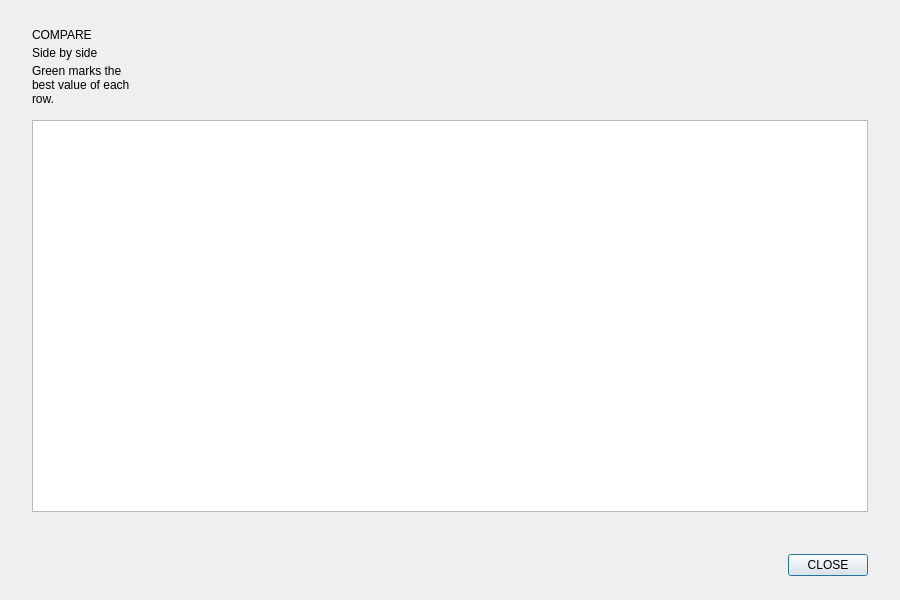
<?xml version="1.0" encoding="UTF-8"?>
<ui version="4.0">
 <class>CompareDialog</class>
 <widget class="QDialog" name="CompareDialog">
  <property name="geometry"><rect><x>0</x><y>0</y><width>900</width><height>600</height></rect></property>
  <property name="windowTitle"><string>AutoWise - Compare cars</string></property>
  <property name="styleSheet"><string>
* { font-family: "Inter", "Segoe UI", "Arial"; }
QMainWindow, QWidget#centralwidget { background-color: #F5F5F7; }
QWidget#pageLogin, QWidget#pageRegister, QWidget#pageVehicle, QWidget#pageResults,
QWidget#scrollAreaVehicleContents, QWidget#scrollAreaResultsContents,
QWidget#widgetTopMatches, QWidget#widgetSimilarPrice { background-color: #F5F5F7; }
QWidget#widgetAdvancedFields { background: transparent; }
QWidget { color: #18181B; font-size: 13px; }
QToolTip { background-color: #18181B; color: #FFFFFF; border: none; padding: 6px; }

/* ---------- Header ---------- */
QFrame#frameHeader { background-color: #FFFFFF; border: none; border-bottom: 1px solid #E4E4E9; }
QLabel#labelBrand, QLabel#labelLoginBrand { font-family: "Playfair Display", "Georgia", serif; font-size: 21px; font-weight: 600; color: #18181B; letter-spacing: 5px; background: transparent; }
QLabel#labelTagline, QLabel#labelLoginTagline { color: #8A8A93; font-size: 10px; font-weight: 600; letter-spacing: 3px; background: transparent; }
QLabel[step="true"] { color: #A1A1AA; font-size: 11px; font-weight: 700; letter-spacing: 2px;
                      padding: 8px 2px; border-bottom: 2px solid transparent; }
QLabel[step="true"][done="true"] { color: #52525B; }
QLabel[step="true"][active="true"] { color: #18181B; border-bottom: 2px solid #D7263D; }
QLabel#labelStepSep1, QLabel#labelStepSep2 { color: #D4D4DA; }

/* ---------- Typography ---------- */
QLabel[role="eyebrow"] { color: #C81E35; font-size: 11px; font-weight: 700; letter-spacing: 3px; background: transparent; }
QLabel[role="display"] { font-family: "Playfair Display", "Georgia", serif; font-size: 54px; color: #18181B; background: transparent; }
QLabel[role="title"] { font-family: "Playfair Display", "Georgia", serif; font-size: 34px; color: #18181B; background: transparent; }
QLabel[role="section"] { font-family: "Playfair Display", "Georgia", serif; font-size: 23px; color: #18181B; background: transparent; }
QLabel[role="cardTitle"] { font-family: "Playfair Display", "Georgia", serif; font-size: 19px; color: #18181B; background: transparent; }
QLabel[role="lead"] { color: #52525B; font-size: 15px; background: transparent; }
QLabel[role="muted"] { color: #6B6B74; background: transparent; }
QLabel[role="field"] { color: #6B6B74; font-size: 11px; font-weight: 600; letter-spacing: 1px; background: transparent; }
QLabel[role="chip"] { background-color: #F4F4F5; border: 1px solid #E4E4E7; border-radius: 13px;
                      padding: 5px 12px; color: #3F3F46; font-size: 11px; font-weight: 500; }
QLabel[role="stepNumber"] { font-family: "Playfair Display", "Georgia", serif; font-size: 16px; color: #D7263D; background: transparent; }
QLabel[role="statValue"] { font-family: "Playfair Display", "Georgia", serif; font-size: 28px; color: #18181B; background: transparent; }
QLabel[role="statLabel"] { color: #6B6B74; font-size: 10px; font-weight: 600; letter-spacing: 2px; background: transparent; }
QLabel[role="error"] { color: #B91C1C; background-color: #FEF2F2; border: 1px solid #FECACA;
                       border-radius: 8px; padding: 9px 12px; }
QLabel[role="success"] { color: #15803D; background-color: #F0FDF4; border: 1px solid #BBF7D0;
                         border-radius: 8px; padding: 9px 12px; }

/* ---------- Login picture panel: photo with a dark shade, so its text stays white ---------- */
QFrame#frameLoginVisual { border: none; border-radius: 20px;
                   background: qlineargradient(x1:0, y1:0, x2:0, y2:1, stop:0 #2A1118, stop:1 #7A1D2B); }
QFrame#frameLoginVisual QLabel { color: #FFFFFF; }
QFrame#frameLoginVisual QLabel#labelLoginTagline, QFrame#frameLoginVisual QLabel[role="statLabel"] { color: #D4D4D8; }
QFrame#frameLoginVisual QLabel[role="lead"] { color: #E4E4E7; }
QFrame#frameLoginVisual QLabel[role="eyebrow"] { color: #FF8A99; }

/* ---------- Cards ---------- */
QFrame[card="true"] { background-color: #FFFFFF; border: 1px solid #E4E4E9; border-radius: 14px; }
QFrame#framePriceCard { border: 1px solid #F5C2CA;
                        background: qlineargradient(x1:0, y1:0, x2:1, y2:1, stop:0 #FFEEF1, stop:0.6 #FFF8F9, stop:1 #FFFFFF); }
QFrame#frameSummary { background-color: #F7F7F9; border: 1px solid #E4E4E9; border-radius: 10px; }
QFrame[divider="true"] { background-color: #E4E4E9; border: none; max-height: 1px; min-height: 1px; }

/* ---------- Inputs ---------- */
QLineEdit, QComboBox, QSpinBox {
    background-color: #FAFAFB; border: 1px solid #D9D9DF; border-radius: 9px;
    padding: 10px 12px; color: #18181B; min-height: 20px;
    selection-background-color: #D7263D; selection-color: #FFFFFF;
}
QLineEdit:hover, QComboBox:hover, QSpinBox:hover { border-color: #B4B4BC; }
QLineEdit:focus, QComboBox:focus, QSpinBox:focus { border-color: #D7263D; background-color: #FFFFFF; }
QLineEdit[lineEditState="error"] { border-color: #DC2626; }
QComboBox:disabled { color: #A1A1AA; border-color: #E9E9ED; background-color: #F4F4F5; }
QComboBox QLineEdit { background: transparent; border: none; padding: 0px; min-height: 0px; }
QComboBox::drop-down { border: none; width: 30px; }
QComboBox::down-arrow { image: url(../images/ic_chevron_down.png); width: 12px; height: 8px; margin-right: 12px; }
QComboBox QAbstractItemView { background-color: #FFFFFF; border: 1px solid #E4E4E9; color: #18181B;
    selection-background-color: #D7263D; selection-color: #FFFFFF; outline: 0; padding: 4px; }
QSpinBox::up-button, QSpinBox::down-button { width: 0px; border: none; }
QSpinBox#spinBoxBudget { font-family: "Playfair Display", "Georgia", serif; font-size: 26px; padding: 8px 14px; color: #18181B; }
QSlider::groove:horizontal { height: 4px; background: #E4E4E7; border-radius: 2px; }
QSlider::sub-page:horizontal { background: #D7263D; border-radius: 2px; }
QSlider::handle:horizontal { background: #FFFFFF; border: 2px solid #D7263D; width: 14px; height: 14px; margin: -7px 0; border-radius: 9px; }
QCheckBox { color: #3F3F46; spacing: 9px; background: transparent; }
QCheckBox::indicator { width: 16px; height: 16px; border: 1px solid #C4C4CC; border-radius: 4px; background-color: #FFFFFF; }
QCheckBox::indicator:hover { border-color: #D7263D; }
QCheckBox::indicator:checked { background-color: #D7263D; border-color: #D7263D; image: url(../images/ic_check.png); }

/* ---------- Buttons ---------- */
QPushButton { background-color: #D7263D; color: #FFFFFF; border: none; border-radius: 9px;
              padding: 13px 26px; font-weight: 700; font-size: 12px; letter-spacing: 2px; }
QPushButton:hover { background-color: #E63950; }
QPushButton:pressed { background-color: #B51F33; }
QPushButton:disabled { background-color: #F1C2C9; color: #FFFFFF; }
QPushButton[variant="ghost"] { background-color: #FFFFFF; border: 1px solid #D4D4DA; color: #27272A; }
QPushButton[variant="ghost"]:hover { border-color: #D7263D; color: #D7263D; }
QPushButton[variant="link"] { background-color: transparent; color: #52525B; padding: 4px 0px;
                              text-align: left; letter-spacing: 1px; font-size: 12px; }
QPushButton[variant="link"]:hover { color: #18181B; }
QPushButton[variant="inlineLink"] { background-color: transparent; color: #D7263D; padding: 2px 0px;
                                    letter-spacing: 0px; font-size: 13px; font-weight: 600; }
QPushButton[variant="inlineLink"]:hover { color: #B51F33; }
QPushButton[variant="nav"] { background-color: transparent; color: #52525B; border: none; border-bottom: 2px solid transparent;
                            border-radius: 0px; padding: 8px 4px; margin: 0px 8px; font-size: 11px; letter-spacing: 2px; }
QPushButton[variant="nav"]:hover { color: #18181B; }
QPushButton[variant="nav"][active="true"] { color: #18181B; border-bottom: 2px solid #D7263D; }
QPushButton[variant="icon"] { background-color: #FFFFFF; border: 1px solid #D9D9DF; border-radius: 9px; padding: 8px; }
QPushButton[variant="icon"]:hover { border-color: #D7263D; }

/* ---------- Scroll ---------- */
QScrollArea { background: transparent; border: none; }
QScrollArea &gt; QWidget &gt; QWidget { background: transparent; }
QScrollBar:vertical { background: transparent; width: 10px; margin: 6px 2px; }
QScrollBar::handle:vertical { background: #D4D4DA; border-radius: 3px; min-height: 40px; }
QScrollBar::handle:vertical:hover { background: #A1A1AA; }
QScrollBar::add-line:vertical, QScrollBar::sub-line:vertical { height: 0; }
QScrollBar::add-page:vertical, QScrollBar::sub-page:vertical { background: none; }

/* ---------- Results ---------- */
QLabel#labelPredictedPrice { font-family: "Playfair Display", "Georgia", serif; font-size: 48px; color: #18181B; background: transparent; }
QLabel#labelBudgetValue { font-family: "Playfair Display", "Georgia", serif; font-size: 30px; color: #18181B; background: transparent; }
QLabel#labelBudgetVerdict { border-radius: 12px; padding: 5px 12px; font-size: 11px; font-weight: 700; letter-spacing: 1px; }
QLabel#labelBudgetVerdict[state="ok"] { background-color: #DCFCE7; color: #15803D; border: 1px solid #86EFAC; }
QLabel#labelBudgetVerdict[state="over"] { background-color: #FEE2E2; color: #B91C1C; border: 1px solid #FCA5A5; }

/* ---------- Car cards (Top 5 + same price range) ---------- */
QFrame[carCard="true"] { background-color: #FFFFFF; border: 1px solid #E4E4E9; border-radius: 14px; }
QFrame[carCard="true"]:hover { border-color: #D7263D; }
QFrame#frameTopCar1 { border-color: #F5C2CA;
    background: qlineargradient(x1:0, y1:0, x2:0, y2:1, stop:0 #FFF1F3, stop:1 #FFFFFF); }
QLabel[role="carImage"] { border-radius: 10px; color: #A1A1AA; font-family: "Playfair Display", "Georgia", serif; font-size: 18px; letter-spacing: 4px;
    background: qlineargradient(x1:0, y1:0, x2:1, y2:1, stop:0 #F1F1F4, stop:1 #E6E6EA); }
QLabel[role="carRank"] { background-color: #D7263D; color: #FFFFFF; border-radius: 10px; padding: 3px 9px;
                         font-size: 11px; font-weight: 700; }
QLabel[role="carMatch"] { color: #C81E35; font-size: 11px; font-weight: 700; letter-spacing: 1px; background: transparent; }
QLabel[role="carTitle"] { font-family: "Playfair Display", "Georgia", serif; font-size: 17px; color: #18181B; background: transparent; }
QLabel[role="carTitleLarge"] { font-family: "Playfair Display", "Georgia", serif; font-size: 26px; color: #18181B; background: transparent; }
QLabel[role="carDetail"] { color: #6B6B74; font-size: 12px; background: transparent; }
QLabel[role="carPrice"] { font-size: 18px; font-weight: 700; color: #18181B; background: transparent; }
QLabel[role="carPriceLarge"] { font-family: "Playfair Display", "Georgia", serif; font-size: 34px; color: #18181B; background: transparent; }

QMessageBox { background-color: #FFFFFF; }
QMessageBox QLabel { color: #18181B; }
QMessageBox QPushButton { min-width: 90px; padding: 9px 18px; }

/* ---------- Added for accounts and the admin panel ---------- */
QDialog, QWidget#pageDashboard, QWidget#pageUsers, QWidget#pageModels, QWidget#pageData, QWidget#pageActivity,
QWidget#tabProfile, QWidget#tabPassword, QWidget#tabExplore, QWidget#tabSegments, QWidget#tabLogins, QWidget#tabAudit,
QWidget#scrollAreaDashboardContents, QWidget#scrollAreaModelsContents, QWidget#scrollAreaExploreContents,
QWidget#scrollAreaSegmentsContents { background-color: #F5F5F7; }
QDoubleSpinBox { background-color: #FAFAFB; border: 1px solid #D9D9DF; border-radius: 9px; padding: 9px 12px;
                 color: #18181B; min-height: 20px; }
QDoubleSpinBox:focus { border-color: #D7263D; background-color: #FFFFFF; }
QDoubleSpinBox::up-button, QDoubleSpinBox::down-button { width: 0px; border: none; }
QSpinBox[compact="true"], QDoubleSpinBox[compact="true"], QLineEdit[compact="true"], QComboBox[compact="true"] { padding: 7px 10px; }
QTableWidget { background-color: #FFFFFF; border: 1px solid #E4E4E9; border-radius: 12px; gridline-color: #F0F0F2;
               selection-background-color: #FDE8EB; selection-color: #18181B; alternate-background-color: #FAFAFB; }
QTableWidget::item { padding: 4px 8px; }
QHeaderView::section { background-color: #FAFAFB; color: #6B6B74; font-size: 10px; font-weight: 700; letter-spacing: 1px;
                       padding: 9px 8px; border: none; border-bottom: 1px solid #E4E4E9; }
QTableCornerButton::section { background-color: #FAFAFB; border: none; }
QTabWidget::pane { border: none; background: transparent; }
QTabBar::tab { background: transparent; color: #6B6B74; padding: 10px 18px; margin-right: 6px; border: none;
               border-bottom: 2px solid transparent; font-weight: 600; font-size: 12px; letter-spacing: 1px; }
QTabBar::tab:selected { color: #18181B; border-bottom: 2px solid #D7263D; }
QTabBar::tab:hover { color: #18181B; }
QProgressBar { border: none; background-color: #ECECEF; border-radius: 4px; max-height: 8px; min-height: 8px; }
QProgressBar::chunk { background-color: #D7263D; border-radius: 4px; }
QPlainTextEdit { background-color: #FFFFFF; border: 1px solid #E4E4E9; border-radius: 12px; padding: 10px; color: #27272A; }
QPushButton[variant="danger"] { background-color: #FFFFFF; border: 1px solid #FCA5A5; color: #B91C1C; }
QPushButton[variant="danger"]:hover { background-color: #FEF2F2; }
QPushButton[size="small"] { padding: 9px 16px; font-size: 11px; }
QLabel[role="value"] { color: #18181B; font-size: 13px; background: transparent; }
QLabel[role="kpiNote"] { color: #8A8A93; font-size: 11px; background: transparent; }
QLabel[role="badge"] { background-color: #FDE8EB; color: #C81E35; border-radius: 10px; padding: 3px 10px;
                       font-size: 10px; font-weight: 700; letter-spacing: 1px; }
QFrame[kpi="true"] { background-color: #FFFFFF; border: 1px solid #E4E4E9; border-radius: 14px; }
QFrame[kpi="true"][accent="true"] { border: 1px solid #F5C2CA;
    background: qlineargradient(x1:0, y1:0, x2:1, y2:1, stop:0 #FFEEF1, stop:0.7 #FFFFFF, stop:1 #FFFFFF); }

/* ---------- Admin sidebar (dark, like the sign-in picture panel) ---------- */
QFrame#frameSidebar { background: qlineargradient(x1:0, y1:0, x2:0, y2:1, stop:0 #141416, stop:0.75 #1C1114, stop:1 #4A1420);
                      border: none; }
QFrame#frameSidebar QLabel { color: #FFFFFF; background: transparent; }
QFrame#frameSidebar QLabel#labelSideTagline, QFrame#frameSidebar QLabel[role="statLabel"] { color: #A1A1AA; }
QFrame#frameSidebar QLabel[role="eyebrow"] { color: #FF8A99; }
QLabel#labelSideBrand { font-family: "Playfair Display", "Georgia", serif; font-size: 20px; font-weight: 600; letter-spacing: 5px; }
QLabel#labelSideTagline { font-size: 9px; font-weight: 600; letter-spacing: 3px; }
QFrame#frameSidebar QLabel#labelSideMark { background-color: #D7263D; border-radius: 3px; }
QPushButton[variant="side"] { background-color: transparent; color: #A1A1AA; border: none; border-left: 3px solid transparent;
                              border-radius: 0px; padding: 13px 22px; text-align: left; font-size: 11px; letter-spacing: 2px; }
QPushButton[variant="side"]:hover { color: #FFFFFF; background-color: rgba(255, 255, 255, 0.05); }
QPushButton[variant="side"][active="true"] { color: #FFFFFF; background-color: rgba(215, 38, 61, 0.18); border-left: 3px solid #D7263D; }
QPushButton[variant="sideGhost"] { background-color: transparent; color: #E4E4E7; border: 1px solid #3F3F46; border-radius: 9px;
                                   padding: 11px 16px; font-size: 11px; letter-spacing: 2px; }
QPushButton[variant="sideGhost"]:hover { border-color: #D7263D; color: #FFFFFF; }
QFrame#frameSideUser { background-color: rgba(255, 255, 255, 0.06); border-radius: 12px; }
</string></property>
  <layout class="QVBoxLayout" name="verticalLayoutCompare" stretch="0,1,0,0">
   <property name="spacing"><number>14</number></property>
   <property name="leftMargin"><number>32</number></property>
   <property name="topMargin"><number>28</number></property>
   <property name="rightMargin"><number>32</number></property>
   <property name="bottomMargin"><number>24</number></property>
   <item>
    <layout class="QHBoxLayout" name="horizontalLayoutCompareHeader">
     <property name="spacing"><number>10</number></property>
     <property name="leftMargin"><number>0</number></property>
     <property name="topMargin"><number>0</number></property>
     <property name="rightMargin"><number>0</number></property>
     <property name="bottomMargin"><number>0</number></property>
     <item>
      <layout class="QVBoxLayout" name="verticalLayoutCompareHeader">
       <property name="spacing"><number>4</number></property>
       <property name="leftMargin"><number>0</number></property>
       <property name="topMargin"><number>0</number></property>
       <property name="rightMargin"><number>0</number></property>
       <property name="bottomMargin"><number>0</number></property>
       <item>
        <widget class="QLabel" name="labelCompareEyebrow">
         <property name="text"><string>COMPARE</string></property>
         <property name="role" stdset="0"><string>eyebrow</string></property>
        </widget>
       </item>
       <item>
        <widget class="QLabel" name="labelCompareTitle">
         <property name="text"><string>Side by side</string></property>
         <property name="role" stdset="0"><string>title</string></property>
        </widget>
       </item>
       <item>
        <widget class="QLabel" name="labelCompareLead">
         <property name="text"><string>Green marks the best value of each row.</string></property>
         <property name="role" stdset="0"><string>muted</string></property>
         <property name="wordWrap"><bool>true</bool></property>
        </widget>
       </item>
      </layout>
     </item>
     <item>
      <spacer name="spacer12">
       <property name="orientation"><enum>Qt::Orientation::Horizontal</enum></property>
       <property name="sizeHint" stdset="0"><size><width>20</width><height>20</height></size></property>
      </spacer>
     </item>
    </layout>
   </item>
   <item>
    <widget class="QTableWidget" name="tableWidgetCompare">
     <property name="alternatingRowColors"><bool>true</bool></property>
     <property name="editTriggers"><set>QAbstractItemView::EditTrigger::NoEditTriggers</set></property>
     <property name="selectionBehavior"><enum>QAbstractItemView::SelectionBehavior::SelectRows</enum></property>
     <property name="selectionMode"><enum>QAbstractItemView::SelectionMode::SingleSelection</enum></property>
     <property name="showGrid"><bool>false</bool></property>
    </widget>
   </item>
   <item>
    <widget class="QLabel" name="labelCompareSummary">
     <property name="text"><string></string></property>
     <property name="role" stdset="0"><string>muted</string></property>
     <property name="wordWrap"><bool>true</bool></property>
    </widget>
   </item>
   <item>
    <layout class="QHBoxLayout" name="horizontalLayoutCompareButtons">
     <property name="spacing"><number>10</number></property>
     <property name="leftMargin"><number>0</number></property>
     <property name="topMargin"><number>0</number></property>
     <property name="rightMargin"><number>0</number></property>
     <property name="bottomMargin"><number>0</number></property>
     <item>
      <spacer name="spacer13">
       <property name="orientation"><enum>Qt::Orientation::Horizontal</enum></property>
       <property name="sizeHint" stdset="0"><size><width>20</width><height>20</height></size></property>
      </spacer>
     </item>
     <item>
      <widget class="QPushButton" name="pushButtonCompareClose">
       <property name="text"><string>CLOSE</string></property>
       <property name="variant" stdset="0"><string>ghost</string></property>
       <property name="cursor"><cursorShape>PointingHandCursor</cursorShape></property>
      </widget>
     </item>
    </layout>
   </item>
  </layout>
 </widget>
 <resources/>
 <connections/>
</ui>
